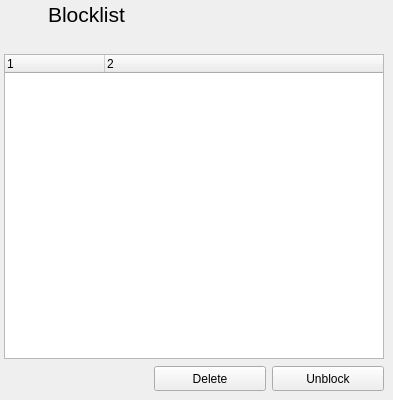
    <widget class="QWidget" name="blocklist_page">
     <widget class="QWidget" name="layoutWidget_5">
      <property name="geometry">
       <rect>
        <x>4</x>
        <y>0</y>
        <width>121</width>
        <height>30</height>
       </rect>
      </property>
      <layout class="QGridLayout" name="gridLayout_9">
       <property name="horizontalSpacing">
        <number>3</number>
       </property>
       <item row="0" column="1" alignment="Qt::AlignLeft">
        <widget class="QLabel" name="label_36">
         <property name="minimumSize">
          <size>
           <width>0</width>
           <height>28</height>
          </size>
         </property>
         <property name="maximumSize">
          <size>
           <width>16777215</width>
           <height>28</height>
          </size>
         </property>
         <property name="baseSize">
          <size>
           <width>0</width>
           <height>32</height>
          </size>
         </property>
         <property name="font">
          <font>
           <pointsize>16</pointsize>
           <weight>75</weight>
           <bold>true</bold>
          </font>
         </property>
         <property name="text">
          <string>&lt;!DOCTYPE HTML PUBLIC &quot;-//W3C//DTD HTML 4.0//EN&quot; &quot;http://www.w3.org/TR/REC-html40/strict.dtd&quot;&gt;
&lt;html&gt;&lt;head&gt;&lt;meta name=&quot;qrichtext&quot; content=&quot;1&quot; /&gt;&lt;style type=&quot;text/css&quot;&gt;
p, li { white-space: pre-wrap; }
&lt;/style&gt;&lt;/head&gt;&lt;body style=&quot; font-family:'DejaVu Sans'; font-size:9pt; font-weight:400; font-style:normal;&quot;&gt;
&lt;p style=&quot; margin-top:12px; margin-bottom:12px; margin-left:0px; margin-right:0px; -qt-block-indent:0; text-indent:0px;&quot;&gt;&lt;span style=&quot; font-size:16pt;&quot;&gt;Blocklist&lt;/span&gt;&lt;/p&gt;&lt;/body&gt;&lt;/html&gt;</string>
         </property>
        </widget>
       </item>
       <item row="0" column="0" alignment="Qt::AlignLeft|Qt::AlignVCenter">
        <widget class="QLabel" name="label_35">
         <property name="minimumSize">
          <size>
           <width>28</width>
           <height>28</height>
          </size>
         </property>
         <property name="maximumSize">
          <size>
           <width>28</width>
           <height>28</height>
          </size>
         </property>
         <property name="sizeIncrement">
          <size>
           <width>32</width>
           <height>32</height>
          </size>
         </property>
         <property name="baseSize">
          <size>
           <width>28</width>
           <height>28</height>
          </size>
         </property>
         <property name="text">
          <string/>
         </property>
         <property name="pixmap">
          <pixmap resource="resourcen.qrc">:/icons/security.svg</pixmap>
         </property>
         <property name="scaledContents">
          <bool>true</bool>
         </property>
        </widget>
       </item>
      </layout>
     </widget>
     <widget class="QTreeWidget" name="UserBlockTreeWidget">
      <property name="geometry">
       <rect>
        <x>4</x>
        <y>54</y>
        <width>380</width>
        <height>305</height>
       </rect>
      </property>
      <property name="minimumSize">
       <size>
        <width>380</width>
        <height>0</height>
       </size>
      </property>
      <property name="maximumSize">
       <size>
        <width>380</width>
        <height>16777215</height>
       </size>
      </property>
      <property name="columnCount">
       <number>2</number>
      </property>
      <column>
       <property name="text">
        <string notr="true">1</string>
       </property>
      </column>
      <column>
       <property name="text">
        <string notr="true">2</string>
       </property>
      </column>
     </widget>
     <widget class="QPushButton" name="cmd_unblockUserFromBlockList">
      <property name="geometry">
       <rect>
        <x>272</x>
        <y>366</y>
        <width>112</width>
        <height>25</height>
       </rect>
      </property>
      <property name="text">
       <string>Unblock</string>
      </property>
     </widget>
     <widget class="QPushButton" name="cmd_deleteUserFromBlockList">
      <property name="geometry">
       <rect>
        <x>154</x>
        <y>366</y>
        <width>112</width>
        <height>25</height>
       </rect>
      </property>
      <property name="text">
       <string>Delete</string>
      </property>
     </widget>
    </widget>
